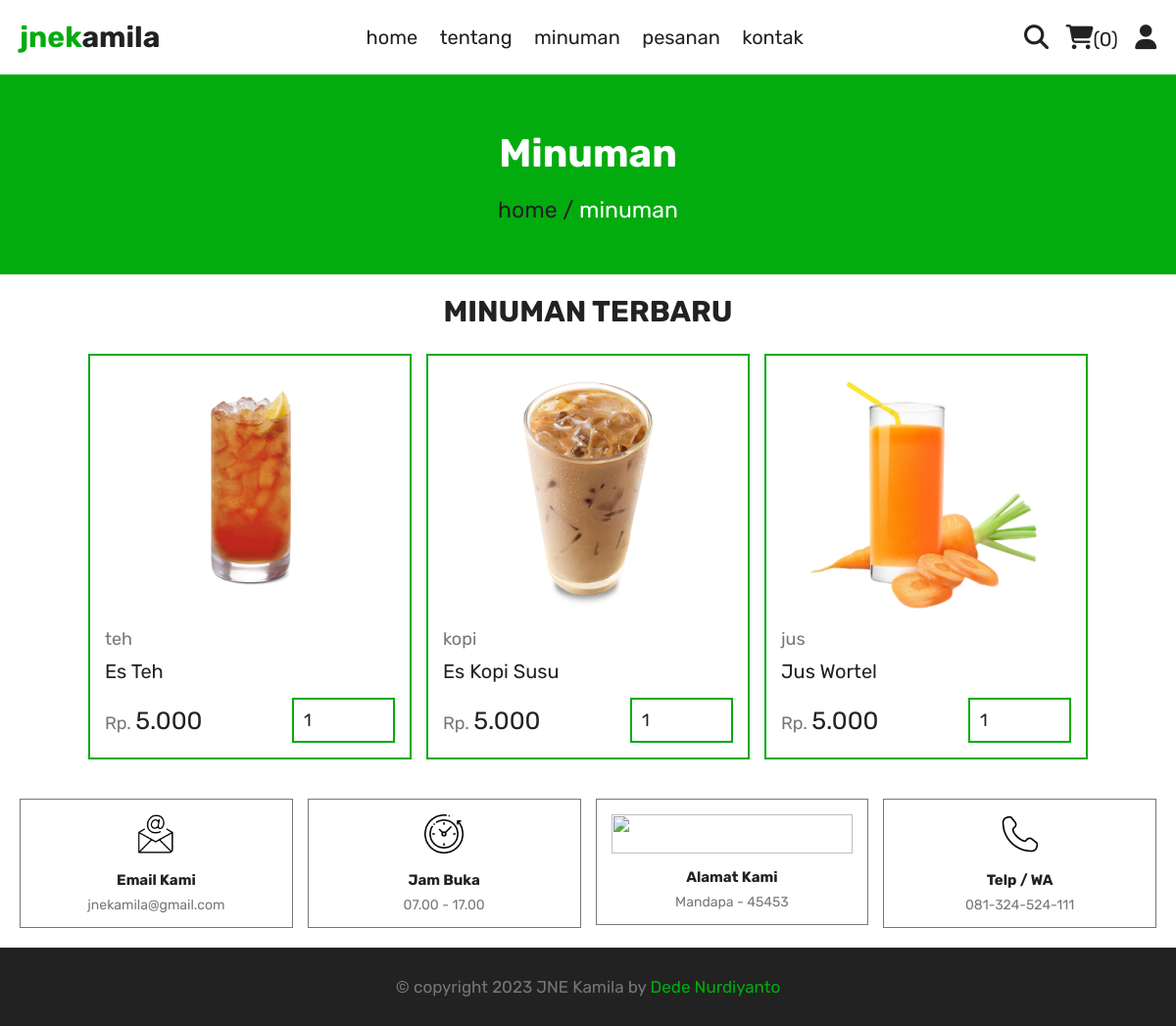
Page /menu.php on the committed database.
### tables this page shows
CREATE TABLE `products` (
  `id` int(100) NOT NULL,
  `name` varchar(100) NOT NULL,
  `category` varchar(100) NOT NULL,
  `price` int(10) NOT NULL,
  `image` varchar(100) NOT NULL
);

### menu.php (the view, shortened to what this page needs)
<?php
include 'components/connect.php';
?>
<!DOCTYPE html>
<html lang="en">
<head>
   <link rel="stylesheet" href="https://cdnjs.cloudflare.com/ajax/libs/font-awesome/6.1.1/css/all.min.css">
   <link rel="stylesheet" href="css/style.css">
</head>
<body>
<?php include 'components/user_header.php'; ?>
<div class="heading">
   <h3>minuman</h3>
   <p><a href="home.php">home</a> / <span class="menu-active"> minuman</span></p>
</div>
<section class="products">
   <h1 class="title">minuman terbaru</h1>
   <div class="box-container">
      <?php
         $select_products = $conn->prepare("SELECT * FROM `products`");
         $select_products->execute();
         if($select_products->rowCount() > 0){
            while($fetch_products = $select_products->fetch(PDO::FETCH_ASSOC)){
      ?>
      <form action="" method="post" class="box">
         <img src="uploaded_img/<?= $fetch_products['image']; ?>" alt="">
         <a href="category.php?category=<?= $fetch_products['category']; ?>" class="cat"><?= $fetch_products['category']; ?></a>
         <div class="name"><?= $fetch_products['name']; ?></div>
         <div class="flex">
            <div class="price"><span>Rp. </span><?= number_format($fetch_products['price'],0,',','.'); ?></div>
            <input type="number" name="qty" class="qty" min="1" max="9999" value="1" maxlength="4">
         </div>
      </form>
      <?php
            }
         }else{
            echo '<p class="empty">belum ada produk yang ditambahkan!</p>';
         }
      ?>
   </div>
</section>
<?php include 'components/footer.php'; ?>
</body>
</html>

### css/style.css (style rules this page uses)
:root { --primary: #03AC0E; --secondary: #7ddc1f; --yellow: #fed330; --red: #FF0000; --white: #fff; --black: #222; --light-color: #777; --border: .2rem solid var(--primary); --border-header: .4rem solid var(--primary); --border-footer: .1rem solid var(--light-color); --border-edit: .2rem solid var(--yellow); --border-times: .2rem solid var(--red); }
* { font-family: 'Rubik', sans-serif; margin: 0; padding: 0; box-sizing: border-box; outline: none; border: none; text-decoration: none; }
html { font-size: 62.5%; overflow-x: hidden; scroll-behavior: smooth; stop-opacity: 7rem; }
section { margin: 0 auto; max-width: 1200px; padding: 2rem; }
.title { text-align: center; margin-bottom: 2.5rem; font-size: 3rem; color: var(--black); text-transform: uppercase; text-decoration: none; text-underline-offset: 1rem; }
.heading { display: flex; align-items: center; justify-content: center; gap: 1rem; flex-flow: column; background-color: var(--primary); min-height: 20rem; }
.heading h3 { font-size: 4rem; color: var(--white); text-transform: capitalize; margin-bottom: 1rem; }
.heading p { font-size: 2.3rem; color: var(--black); }
.heading p .menu-active { color: var(--white); }
.heading p a { color: var(--black); }
.products .box-container { display: grid; grid-template-columns: repeat(auto-fit, 33rem); justify-content: center; align-items: flex-start; gap: 1.5rem; }
.products .box-container .box { border: var(--border); padding: 1.5rem; position: relative; overflow: hidden; }
.products .box-container .box img { height: 25rem; width: 100%; object-fit: contain; margin-bottom: 1rem; }
.products .box-container .box .cat { font-size: 1.8rem; color: var(--light-color); }
.products .box-container .box .name { font-size: 2rem; color: var(--black); margin: 1rem 0; }
.products .box-container .box .flex { display: flex; align-items: center; gap: 1rem; margin-top: 1.5rem; }
.products .box-container .box .flex .price { margin-right: auto; font-size: 2.5rem; color: var(--black); }
.products .box-container .box .flex .price span { color: var(--light-color); font-size: 1.8rem; }
.products .box-container .box .flex .qty { padding: 1rem; border: var(--border); font-size: 1.8rem; color: var(--black); }

### rows in the picture
products: image (picture), category "teh", name "Es Teh", price "5.000"
products: image (picture), category "kopi", name "Es Kopi Susu", price "5.000"
products: image (picture), category "jus", name "Jus Wortel", price "5.000"

### other values in the picture
$total_cart_items "0"
